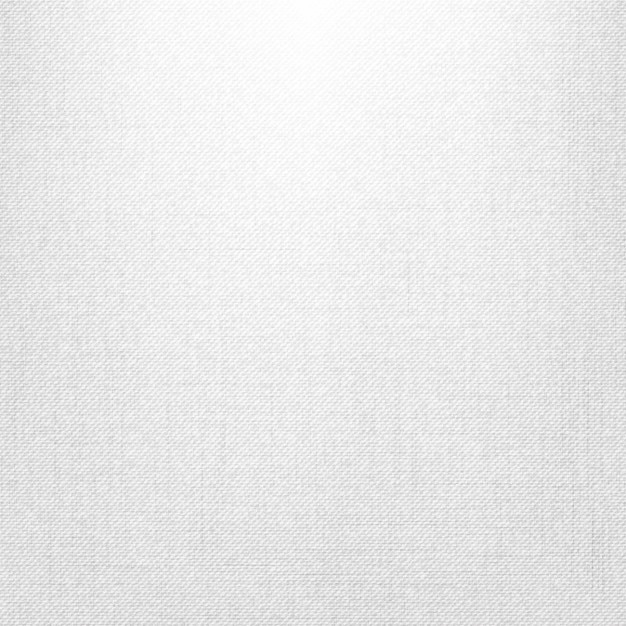
#> input picture bg.jpeg, 626 x 626 px
$ python -i sketch.py   (imports and definitions only)
#> lines starting #> are read from the running program, lines starting #| are printed output that depends on the picture
#Clarissa Dayle Fernandes
#101131520

#This is the sketch program. This is just a compilation of all the functions
#required to perform the pencil sketch effect.

import cv2
import numpy as np
import math
import matplotlib.pyplot as plt
import code
#-------------------------------------------------------------------------------
#function to invert the image colours
def invert_image(img):

    temp = np.zeros(img.shape)

    temp = 255 - img

    return temp
#-------------------------------------------------------------------------------
#function to gaussian blur the inverted image
def blur_image(img):

    invert = invert_image(img)

    #using a mediam/big kernel size in order to accomodate larger images
    temp = cv2.GaussianBlur(invert, (25,25), 0, 0)

    return temp

#-------------------------------------------------------------------------------
def lighten(img):

    blurred = blur_image(img)
    invert_blurred = invert_image(blurred)

    #the sketch is created by performing bitwise DIVIDE betwen the original
    #blurred image and the inverted blurred image
    sketched =  cv2.divide(img, invert_blurred, scale=256)
    x, y = sketched.shape

    #read in the background paper image and resizing it to fit the input image
    temp = cv2.imread("bg.jpeg", 0)
    bg = cv2.resize(temp, (y, x))

    #images are overlayed by performing the bitwise AND function on them
    final = cv2.bitwise_and(sketched, sketched, mask=bg)

    return final

#-------------------------------------------------------------------------------

>>> import cv2
>>> picture = cv2.imread('bg.jpeg')
#> picture is the input picture: shape (626, 626, 3); mean B, G, R 233.4, 233.4, 233.4
>>> result = lighten(picture)
#> in invert_image, `temp = 255 - img`:
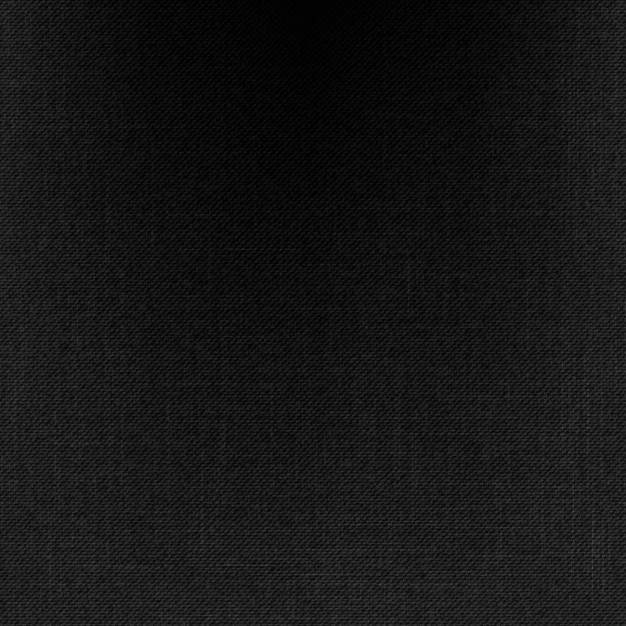
#> temp: shape (626, 626, 3); mean B, G, R 21.6, 21.6, 21.6
#> in lighten, `sketched =  cv2.divide(img, invert_blurred, scale=256)`:
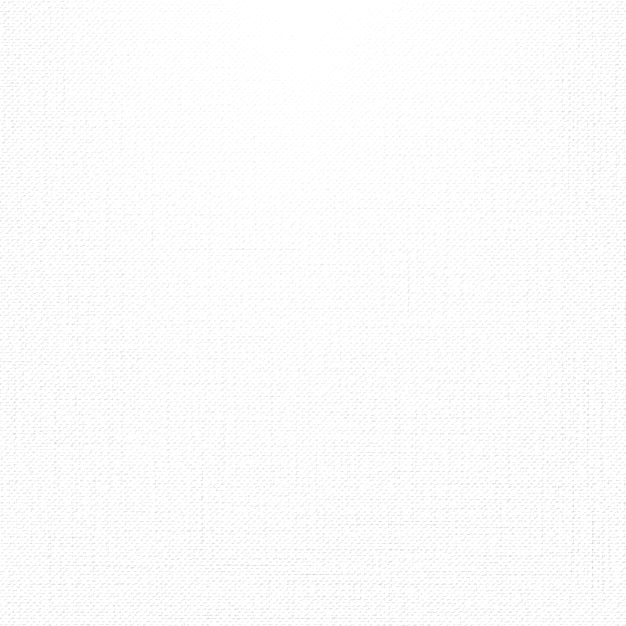
#> sketched: shape (626, 626, 3); mean B, G, R 251.6, 251.6, 251.6
#> (the run stopped early here; a loop or call above may not have finished)
